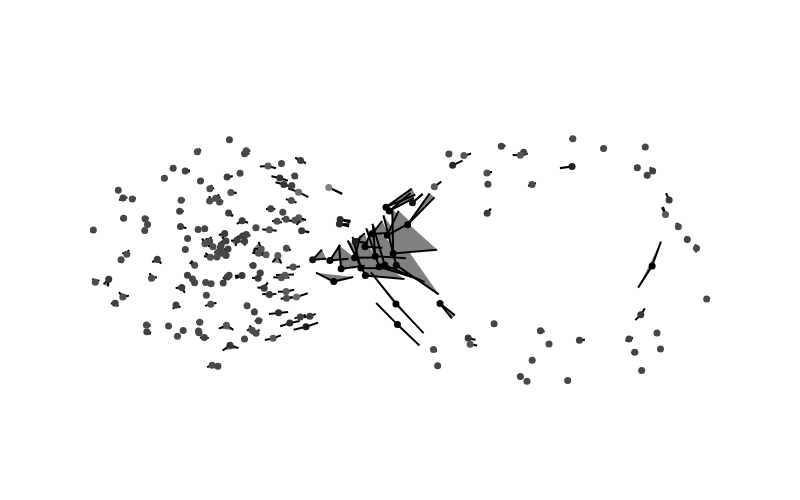
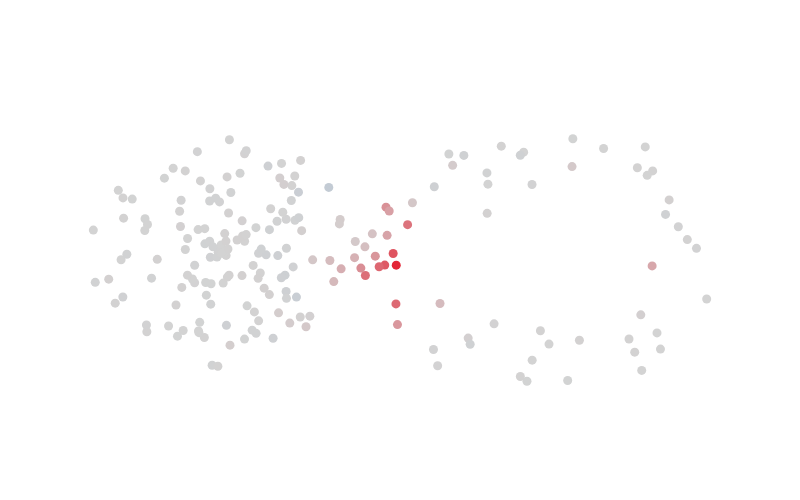

The notebook cell these images were saved under, in order:
### Markdown cell above
We can also wedge these two forms together to get a 2-form. The bivector field representaion is not unique (so is a slightly crude visualisation). Let's also look at its metric.

### Code cell
wedge_a1a2 = contract('ijk,i,j', DG_data.wedge_11(), a1, a2)

print('a_1 wedge a_2 as a bivector field:')
plot_2_form_plain(2*wedge_a1a2, DG_data).show()

norm_wedge_a1a2 = contract('ij,i,j', DG_data.G2(), wedge_a1a2, wedge_a1a2)**0.5
print('Norm of the wedge product:', norm_wedge_a1a2.round(3))

metric_wedge_a1a2 = contract('ijk,i,j', DG_data.g2(), wedge_a1a2, wedge_a1a2)
print('Metric g(a_1 a_2,a_1 a_2):')
plot_scatter(DG_data.data, DG_data.u().T @ metric_wedge_a1a2).show()

### Figure 1 — Plotly figure (JSON) as saved in the notebook; plotly's stock layout.template omitted (floating-point values rounded to 4 significant figures; data arrays with more than 128 entries replaced by an {"elided": "..."} marker saying what was removed)
{"data": [{"fill": "toself", "fillcolor": "gray", "marker": {"color": "black", "colorscale": [[0, "gray"], [1, "black"]], "size": 7}, "type": "scatter", "x": {"elided": "800 float values"}, "y": {"elided": "800 float values"}}, {"marker": {"cmax": 0.003733, "cmin": -0.003107, "color": {"elided": "200 float values"}, "colorscale": [[0, "gray"], [1, "black"]], "size": 7}, "mode": "markers", "type": "scatter", "x": {"elided": "200 float values"}, "y": {"elided": "200 float values"}}], "layout": {"height": 500, "paper_bgcolor": "rgba(0,0,0,0)", "plot_bgcolor": "rgba(0,0,0,0)", "showlegend": false, "width": 800, "xaxis": {"range": [-1.184, 1.217], "visible": false}, "yaxis": {"range": [-0.5249, 0.4849], "scaleanchor": "x", "scaleratio": 1, "visible": false}}}

### Figure 2 — Plotly figure (JSON) as saved in the notebook; plotly's stock layout.template omitted (floating-point values rounded to 4 significant figures; data arrays with more than 128 entries replaced by an {"elided": "..."} marker saying what was removed)
{"data": [{"marker": {"cmax": 0.009333, "cmid": 0, "cmin": -0.009333, "color": {"elided": "200 float values"}, "colorscale": [[0, "#166dde"], [0.5, "lightgray"], [1, "#e32636"]], "size": 9}, "mode": "markers", "type": "scatter", "x": {"elided": "200 float values"}, "y": {"elided": "200 float values"}}], "layout": {"height": 500, "paper_bgcolor": "rgba(0,0,0,0)", "plot_bgcolor": "rgba(0,0,0,0)", "showlegend": false, "width": 800, "xaxis": {"range": [-1.184, 1.217], "visible": false}, "yaxis": {"range": [-0.5249, 0.4849], "scaleanchor": "x", "scaleratio": 1, "visible": false}}}
